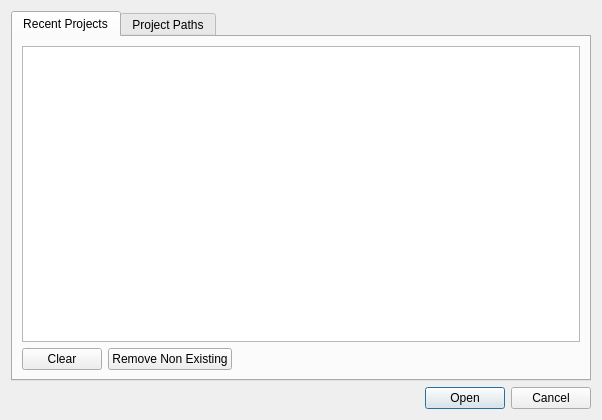
<?xml version="1.0" encoding="UTF-8"?>
<ui version="4.0">
 <class>ProjectsBrowser</class>
 <widget class="QWidget" name="ProjectsBrowser">
  <property name="geometry">
   <rect>
    <x>0</x>
    <y>0</y>
    <width>602</width>
    <height>420</height>
   </rect>
  </property>
  <property name="windowTitle">
   <string>Projects Browser</string>
  </property>
  <layout class="QVBoxLayout" name="verticalLayout">
   <item>
    <widget class="QTabWidget" name="tabWidget">
     <property name="currentIndex">
      <number>0</number>
     </property>
     <widget class="QWidget" name="tab">
      <attribute name="title">
       <string>Recent Projects</string>
      </attribute>
      <layout class="QGridLayout" name="gridLayout">
       <property name="margin">
        <number>9</number>
       </property>
       <item row="0" column="0" colspan="4">
        <widget class="QListWidget" name="listWidgetRecent"/>
       </item>
       <item row="1" column="2">
        <spacer name="horizontalSpacer">
         <property name="orientation">
          <enum>Qt::Horizontal</enum>
         </property>
         <property name="sizeHint" stdset="0">
          <size>
           <width>488</width>
           <height>20</height>
          </size>
         </property>
        </spacer>
       </item>
       <item row="1" column="0">
        <widget class="QPushButton" name="btnClearRecent">
         <property name="text">
          <string>Clear</string>
         </property>
        </widget>
       </item>
       <item row="1" column="1">
        <widget class="QPushButton" name="btnRemoveNonExisting">
         <property name="text">
          <string>Remove Non Existing</string>
         </property>
        </widget>
       </item>
      </layout>
     </widget>
     <widget class="QWidget" name="tab_2">
      <attribute name="title">
       <string>Project Paths</string>
      </attribute>
      <layout class="QHBoxLayout" name="horizontalLayout">
       <property name="spacing">
        <number>6</number>
       </property>
       <property name="margin">
        <number>9</number>
       </property>
       <item>
        <widget class="QListWidget" name="listCustomCategories">
         <property name="sizePolicy">
          <sizepolicy hsizetype="Preferred" vsizetype="Expanding">
           <horstretch>0</horstretch>
           <verstretch>0</verstretch>
          </sizepolicy>
         </property>
         <property name="maximumSize">
          <size>
           <width>150</width>
           <height>16777215</height>
          </size>
         </property>
        </widget>
       </item>
       <item>
        <widget class="QWidget" name="widgetCustomBrowser" native="true">
         <property name="sizePolicy">
          <sizepolicy hsizetype="Expanding" vsizetype="Preferred">
           <horstretch>0</horstretch>
           <verstretch>0</verstretch>
          </sizepolicy>
         </property>
        </widget>
       </item>
      </layout>
     </widget>
    </widget>
   </item>
   <item>
    <widget class="QDialogButtonBox" name="buttonBox">
     <property name="standardButtons">
      <set>QDialogButtonBox::Cancel|QDialogButtonBox::Open</set>
     </property>
    </widget>
   </item>
  </layout>
 </widget>
 <resources/>
 <connections/>
</ui>
